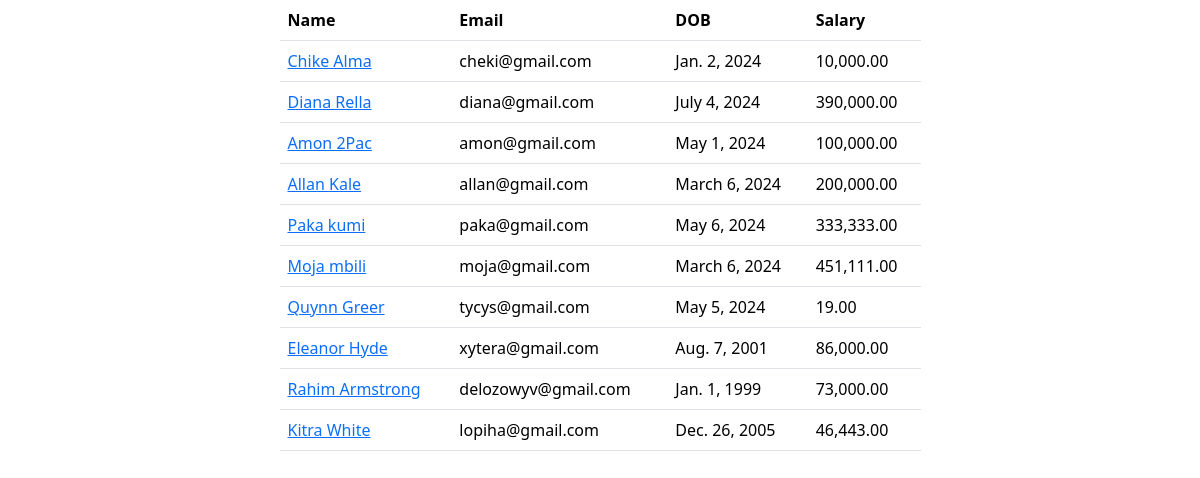
/employees, run on an earlier commit of the app's database.
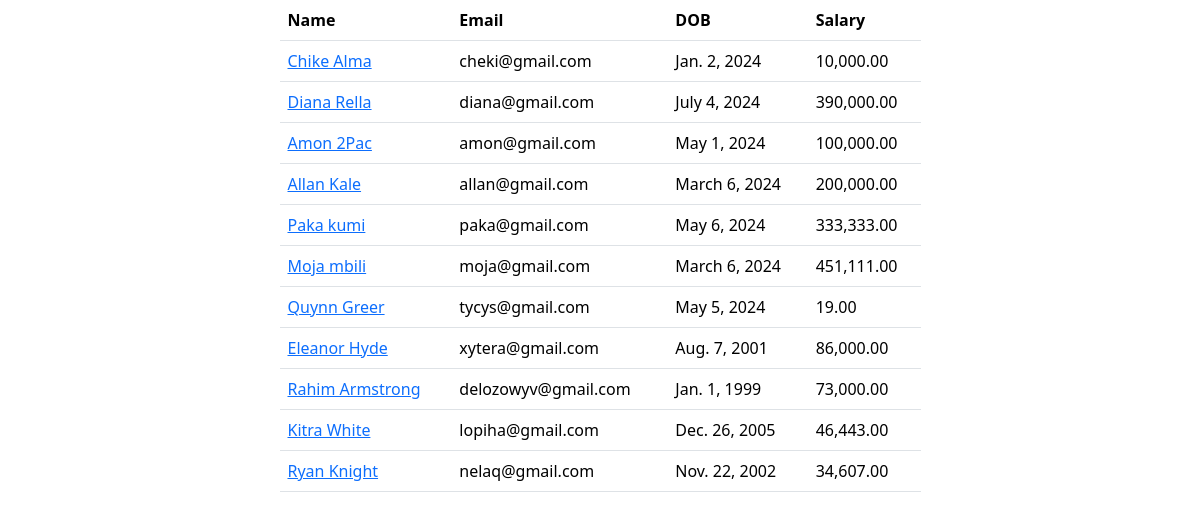
And on a later commit of the database.
### main_app/models.py (models this page shows, shortened)
class Employee(models.Model):
    name = models.CharField(max_length=40)
    email = models.EmailField(unique=True)
    dob = models.DateField(null=True, blank=True)
    salary = models.DecimalField(max_digits=10, decimal_places=2)
    disabled = models.BooleanField(default=False)
    profile = models.ImageField(upload_to=unique_image_name, null=True, default="employees/employee.png")
    created_at = models.DateTimeField(auto_now_add=True, null=True)  # once during creation
    updated_at = models.DateTimeField(auto_now=True, null=True)  # Every time an update happens

### main_app/views.py (the view)
# urls.py: path('employees', views.all_employees, name='all'),
def all_employees(request):
    employees = Employee.objects.all()
    return render(request, "all_employees.html", {'employees': employees})

### templates/all_employees.html (shortened to what this page needs)
{% load humanize %}
<!DOCTYPE html>
<html lang="en">
<head>
    <link href="https://cdn.jsdelivr.net/npm/bootstrap@5.3.3/dist/css/bootstrap.min.css" rel="stylesheet">
</head>
<body>
    <div class="container">
        <div class="row justify-content-center">
            <div class="col-sm-7">
                <table class="table">
                    <thead>
                    <tr>
                        <th>Name</th>
                        <th>Email</th>
                        <th>DOB</th>
                        <th>Salary</th>
                    </tr>
                    </thead>
                    <tbody>
                    {% for employee in employees %}
                        <tr>
                            <td>
                                <a href="/employees/{{ employee.id }}">{{ employee.name | capfirst}}</a>
                            </td>
                            <td>{{ employee.email }}</td>
                            <td>{{ employee.dob }}</td>
                            <td>{{ employee.salary | intcomma }}</td>
                        </tr>
                    {% endfor %}
                    </tbody>
                </table>
            </div>
        </div>
    </div>
</body>
</html>

What changed in the data, as far as the page shows it:
added Employee: name "Ryan Knight", email "nelaq@gmail.com", dob "Nov. 22, 2002", salary "34,607.00"
